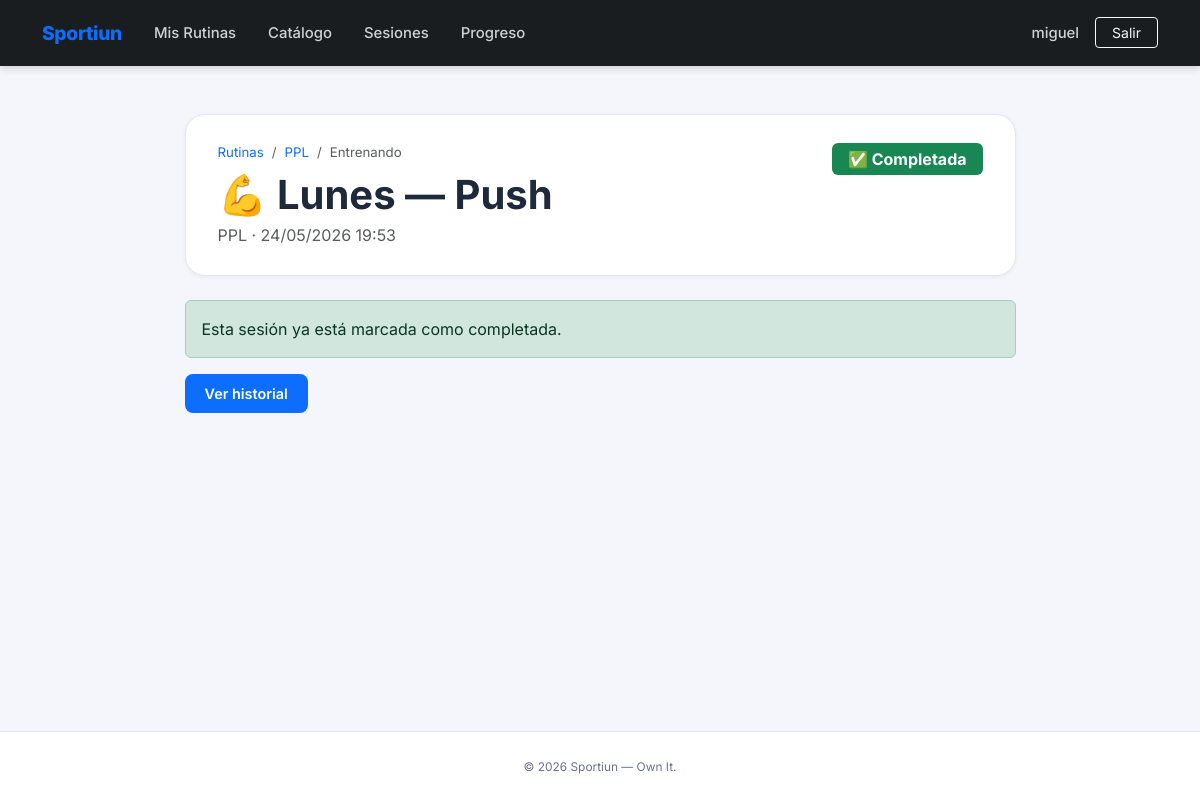
Page /gym/sesion/1/ (signed in) on the committed database.
### gym/models.py (models this page shows, shortened)
class Sesion(models.Model):
    cliente = models.ForeignKey(User, on_delete=models.CASCADE, related_name='sesiones')
    rutina = models.ForeignKey(Rutina, on_delete=models.CASCADE, related_name='sesiones')
    dia_rutina = models.ForeignKey(DiaRutina, on_delete=models.CASCADE, related_name='sesiones')
    fecha = models.DateTimeField(auto_now_add=True)
    completada = models.BooleanField(default=False)
    notas = models.TextField(blank=True)
    class Meta:
        ordering = ['-fecha']

class Rutina(models.Model):
    usuario = models.ForeignKey(User, on_delete=models.CASCADE, related_name='rutinas')
    nombre = models.CharField(max_length=200)
    descripcion = models.TextField(blank=True)
    fecha_creacion = models.DateTimeField(auto_now_add=True)
    class Meta:
        ordering = ['-fecha_creacion']

class DiaRutina(models.Model):
    rutina = models.ForeignKey(Rutina, on_delete=models.CASCADE, related_name='dias')
    dia = models.IntegerField(choices=DIAS_SEMANA)
    nombre = models.CharField(max_length=100, blank=True, help_text='Ej: Push, Piernas, Torso')
    class Meta:
        ordering = ['dia']
        unique_together = [('rutina', 'dia')]
    def __str__(self):
        dia_nombre = dict(DIAS_SEMANA).get(self.dia, '')
        if self.nombre:
            return f"{dia_nombre} — {self.nombre}"
        return dia_nombre

### gym/views.py (the view, shortened to what this page needs)
# urls.py: path('sesion/<int:sesion_id>/', views.registrar_sesion, name='registrar_sesion'),
@login_required
def registrar_sesion(request, sesion_id):
    sesion = get_object_or_404(Sesion, id=sesion_id, cliente=request.user)
    ejercicios_raw = list(sesion.dia_rutina.ejercicios.all())
    registros_previos = {r.ejercicio_id: r for r in sesion.ejercicios_registrados.all()}
    ejercicios_con_registro = []
    for ej in ejercicios_raw:
        er = registros_previos.get(ej.id)
        series_previas = list(er.series.all()) if er else []
        series_dict = {s.numero_serie: s for s in series_previas}
        series_filas = []
        for i in range(1, ej.series + 1):
            s = series_dict.get(i)
            series_filas.append({
                'num':   i,
                'reps':  s.repeticiones if s else '',
                'peso':  s.peso if s else '',
                'notas': s.notas if s else '',
            })
        ejercicios_con_registro.append({
            'ejercicio':    ej,
            'previo':       er,
            'series_filas': series_filas,
        })
    return render(request, 'gym/registrar_sesion.html', {
        'sesion':    sesion,
        'ejercicios_con_registro': ejercicios_con_registro,
    })

### gym/templates/gym/registrar_sesion.html (shortened to what this page needs)
{% extends 'base.html' %}
{% load static %}
{% block content %}
<div class="row justify-content-center">
<div class="col-xl-9">
  <div class="routine-header mb-4">
    <div class="d-flex justify-content-between align-items-start flex-wrap gap-2">
      <div>
        <nav aria-label="breadcrumb" class="mb-2">
          <ol class="breadcrumb mb-0">
            <li class="breadcrumb-item"><a href="{% url 'gym:rutinas_list' %}" class="text-decoration-none">Rutinas</a></li>
            <li class="breadcrumb-item"><a href="{% url 'gym:detalle_rutina' sesion.rutina.id %}" class="text-decoration-none">{{ sesion.rutina.nombre }}</a></li>
            <li class="breadcrumb-item active">Entrenando</li>
          </ol>
        </nav>
        <h1 class="fw-bold mb-1">💪 {{ sesion.dia_rutina }}</h1>
        <p class="text-muted mb-0">{{ sesion.rutina.nombre }} &middot; {{ sesion.fecha|date:"d/m/Y H:i" }}</p>
      </div>
      {% if sesion.completada %}
        <span class="badge bg-success fs-6 px-3 py-2">✅ Completada</span>
      {% else %}
        <span class="badge bg-warning text-dark fs-6 px-3 py-2">🏋️ En curso</span>
      {% endif %}
    </div>
  </div>
  {% if sesion.completada %}
    <div class="alert alert-success">Esta sesión ya está marcada como completada.</div>
    <a href="{% url 'gym:historial_sesiones' %}" class="btn btn-custom-primary">Ver historial</a>
  {% endif %}
</div>
</div>
{% endblock %}

### templates/base.html (shortened to what this page needs)
<!DOCTYPE html>
<html lang="es">
<head>
    <link href="https://cdn.jsdelivr.net/npm/bootstrap@5.3.0/dist/css/bootstrap.min.css" rel="stylesheet">
    {% load static %}
    <link rel="stylesheet" href="{% static 'css/style.css' %}">
</head>
<body>
    <nav class="navbar navbar-expand-lg navbar-dark sticky-top">
        <div class="container">
            <a class="navbar-brand" href="{% url 'core:inicio' %}">Sportiun</a>
            <div class="collapse navbar-collapse" id="navbarNav">
                <ul class="navbar-nav me-auto">
                    {% if user.is_authenticated %}
                    <li class="nav-item">
                        <a class="nav-link px-3" href="{% url 'gym:rutinas_list' %}">Mis Rutinas</a>
                    </li>
                    <li class="nav-item">
                        <a class="nav-link px-3" href="{% url 'gym:catalogo_ejercicios' %}">Catálogo</a>
                    </li>
                    <li class="nav-item">
                        <a class="nav-link px-3" href="{% url 'gym:historial_sesiones' %}">Sesiones</a>
                    </li>
                    <li class="nav-item">
                        <a class="nav-link px-3" href="{% url 'gym:mi_progreso' %}">Progreso</a>
                    </li>
                    {% endif %}
                </ul>
                <div class="d-flex align-items-center gap-2">
                    {% if user.is_authenticated %}
                        <a class="nav-link text-white-50 px-2 d-none d-lg-block" href="{% url 'gym:perfil' %}">
                            {{ user.username }}
                        </a>
                        <a class="btn btn-outline-light btn-sm px-3" href="{% url 'core:logout' %}">Salir</a>
                    {% else %}
                        <a class="nav-link text-white-50 px-2" href="{% url 'core:login' %}">Entrar</a>
                        <a class="btn btn-custom-primary btn-sm px-3" href="{% url 'core:registro' %}">Únete gratis</a>
                    {% endif %}
                </div>
            </div>
        </div>
    </nav>
    <main class="container main-container my-5">
        {% block content %}{% endblock %}
    </main>
    <footer>
        <div class="container text-center">
            <small>&copy; 2026 Sportiun &mdash; Own It.</small>
        </div>
    </footer>
</body>
</html>

### static/css/style.css (style rules this page uses)
:root { --sp-primary: #0d6efd; --sp-primary-dark: #0b5ed7; --sp-primary-soft: #e7f0ff; --sp-dark: #1a1d20; --sp-surface: #f4f6fb; --sp-card: #ffffff; --sp-border: #e2e8f0; --sp-text: #1e293b; --sp-muted: #64748b; --sp-danger: #dc3545; --sp-danger-soft: #fff5f5; --sp-success-soft: #f0fdf4; --sp-radius-sm: 8px; --sp-radius-md: 14px; --sp-radius-lg: 20px; --sp-shadow-sm: 0 1px 4px rgba(0,0,0,.06); --sp-shadow-md: 0 4px 18px rgba(0,0,0,.09); --sp-shadow-lg: 0 8px 32px rgba(0,0,0,.12); }
body { font-family: 'Inter', sans-serif; background-color: var(--sp-surface); color: var(--sp-text); min-height: 100vh; display: flex; flex-direction: column; }
main.container { flex: 1; }
.navbar { background-color: var(--sp-dark) !important; padding: .85rem 0; box-shadow: 0 2px 8px rgba(0,0,0,.18); }
.navbar-brand { font-weight: 800; font-size: 1.2rem; letter-spacing: -.3px; color: var(--sp-primary) !important; }
.navbar .nav-link { font-weight: 500; font-size: .93rem; color: rgba(255,255,255,.8) !important; transition: color .15s; }
.main-container { animation: spFadeIn .4s ease; }
.btn-custom-primary { background-color: var(--sp-primary); color: #fff; border: none; border-radius: var(--sp-radius-sm); padding: .55rem 1.25rem; font-weight: 600; font-size: .9rem; transition: background .2s, transform .15s, box-shadow .2s; text-decoration: none; display: inline-block; }
footer { background-color: #fff; border-top: 1px solid var(--sp-border); padding: 1.5rem 0; margin-top: 3rem; color: var(--sp-muted); font-size: .85rem; }
.routine-header { background: var(--sp-card); border: 1px solid var(--sp-border); border-radius: var(--sp-radius-lg); padding: 1.75rem 2rem; margin-bottom: 1.5rem; box-shadow: var(--sp-shadow-sm); }
.breadcrumb { font-size: .83rem; }

### rows in the picture
Sesion: rutina.nombre "PPL", dia_rutina "Lunes — Push", fecha "24/05/2026 19:53"

### other values in the picture
{{ user.username }} "miguel"
